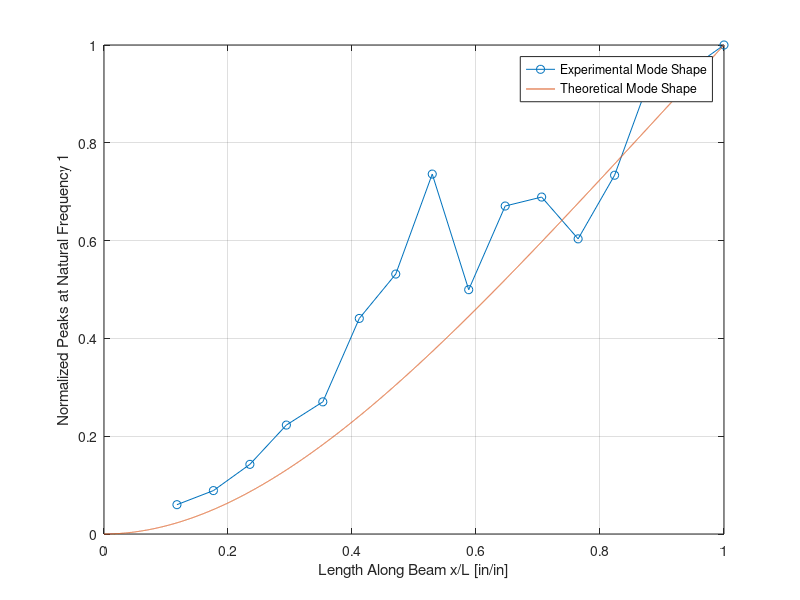
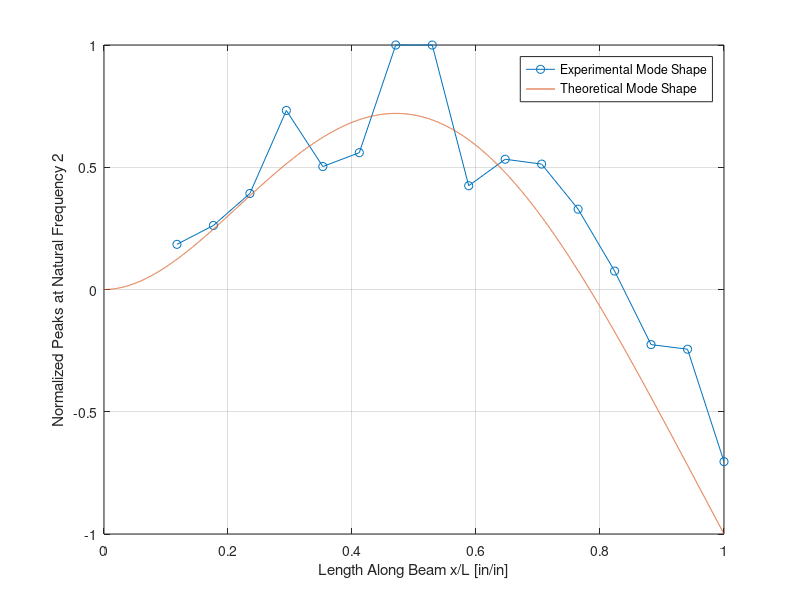
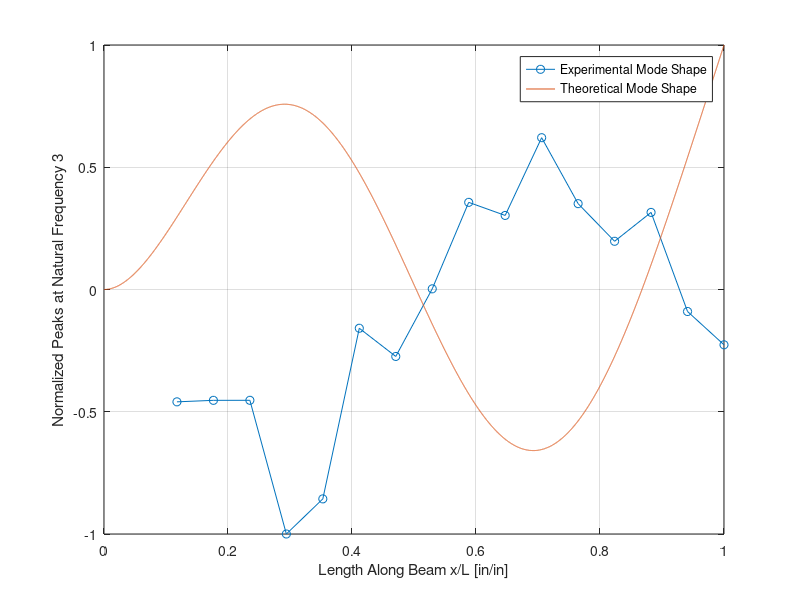

These figures' MATLAB source, in order:
clc
clear all 
close all

%% AE461 Lab 5
load('GroupP-Lab5.mat')
% data is 16 different locations (vid shows 17 but 1 didn't work)
% b/c it was too close to the root
% spacing is L/17, start counting at unsupported end
% frequency data is the freqs at which we measured acceleration data
% from which we calculated linear amplitude
% data at each location:
%   [real part of response | imag part | linear amplitude(not squared) | phase}
% sqrt(real^2 + imag^2) = lin amplitude
% use data to find eigenvalues(eigenfrequencies)
% construct first 3 eigenmodes from this data
% TIP!!
% when you plot the eigenshape based on the imaginary part,
% not all 16 data files will be good
% if the plot is way off what the eigenshape should be, discard them
% (there is noise) not a lot of data, but you can discard a few data points
% this happens if you hit with the hammer and don't retract it right away,
% the hammer records the reflection of the wave
% hammer records multiple values and when it averages them it's off
% have to leave a gap for the data you exclude
data = {data16, data15, data14, data13, data12, data11, data10, ...
        data9, data8, data7, data6, data5, data4, data3, data2, data1};
L = 1;
spacing = L/17;
X = spacing*2:spacing:L;

%% Find peaks in imaginary part of data for first location
close all
modes = [5;36;102];%200;392]; % indices in frequencydata that correspond to natural frequencies
% TA told me these are the first 3 natural frequencies: 24 Hz, 148 Hz, 412 Hz 
% since frequencies were sampled every 4 Hz, these are the ones I used:
%          26 Hz
%          150
%          414
%          806
%         1574
% for i = 1:16
%     figure(i)
%     sig = data{i}(:,2);
%     [pks,locs] = findpeaks(abs(sig), 'MinPeakProminence',0.007);
%     [pks,freq] = findpeaks(abs(sig), frequencydata, 'MinPeakProminence',0.007);
%     plot(frequencydata, sig)
% %     ylim([-0.05, 0.45])
%     grid on
%     xlabel('Frequency [Hz]')
%     ylabel('Im(Amplitude)')
% %     title(['Imaginary Part for Location ' num2str(i)])
%     text(freq,sig(locs),num2str(freq))
% %     saveas(gcf, ['Imaginary Part for Location ' num2str(i) '.jpeg'])
% end
%% Calculate theoretical mode shapes (from prelab)
l = 1;%0.4572;
lambda = [1.8571; 4.6941; 7.8548]./l;
x = 0:0.0001:l;
c1 = 1;
c2 = -c1.*(sinh(lambda*l) + sin(lambda*l))./(cosh(lambda*l) + cos(lambda*l));
c3 = -c1;
c4 = c1.*(sinh(lambda*l) + sin(lambda*l))./(cosh(lambda*l) + cos(lambda*l));

W = c1*sinh(lambda.*x) + c2.*cosh(lambda.*x) + c3.*sin(lambda.*x) + c4.*cos(lambda.*x);
%% Plot Beam Shapes
for i = 1:16
    sig = data{i}(:,2);
    for j = 1:3
        beamshape(i,j) = sig(modes(j));   
    end
end
%% Plot beam shapes
indices = {[1:16], [1:16], [1:16]}; %used for ommiting data points
for j = 1:3
    shape = beamshape(:,j)./max(abs(beamshape(:,j)));
    shape = shape(indices{j});
    X = spacing*2:spacing:L;
    X = X(indices{j});
    figure(j*100)
    plot(X, shape, '-o')
%     xticks([0:round(spacing, 3):L])
    hold on
    plot(x/L, -W(j,:)./max(abs(W(j,:))))
    grid on
    xlabel('Length Along Beam x/L [in/in]')
    ylabel(['Normalized Peaks at Natural Frequency ' num2str(j)])
    legend('Experimental Mode Shape', 'Theoretical Mode Shape', 'Location', 'Best')
%             saveas(gcf, ['Beam Shape for Eigenmode ' num2str(j) '.jpeg'])
end

% figure()
% plot(x/L, W(1,:)./abs(min(W(1,:))))
% grid on
% hold on
% plot(x/L, W(2,:)./max(W(2,:)))
% plot(x/L, W(3,:)./abs(min(W(3,:))))
% xlabel('x/L')
% ylabel('Mode Shape W(x)')
% legend('\lambda_1','\lambda_2','\lambda_3', 'Location', 'Best')
% saveas(gcf, 'AE461_Prelab5_Q4.jpeg')





%% Beam Eigenfrequencies: Impact Hammer
% torsional mode at 60hz, torsional modes come after bending modes
% hitting off-center could be source of error? if torsional modes
% 148 is second bending mode
